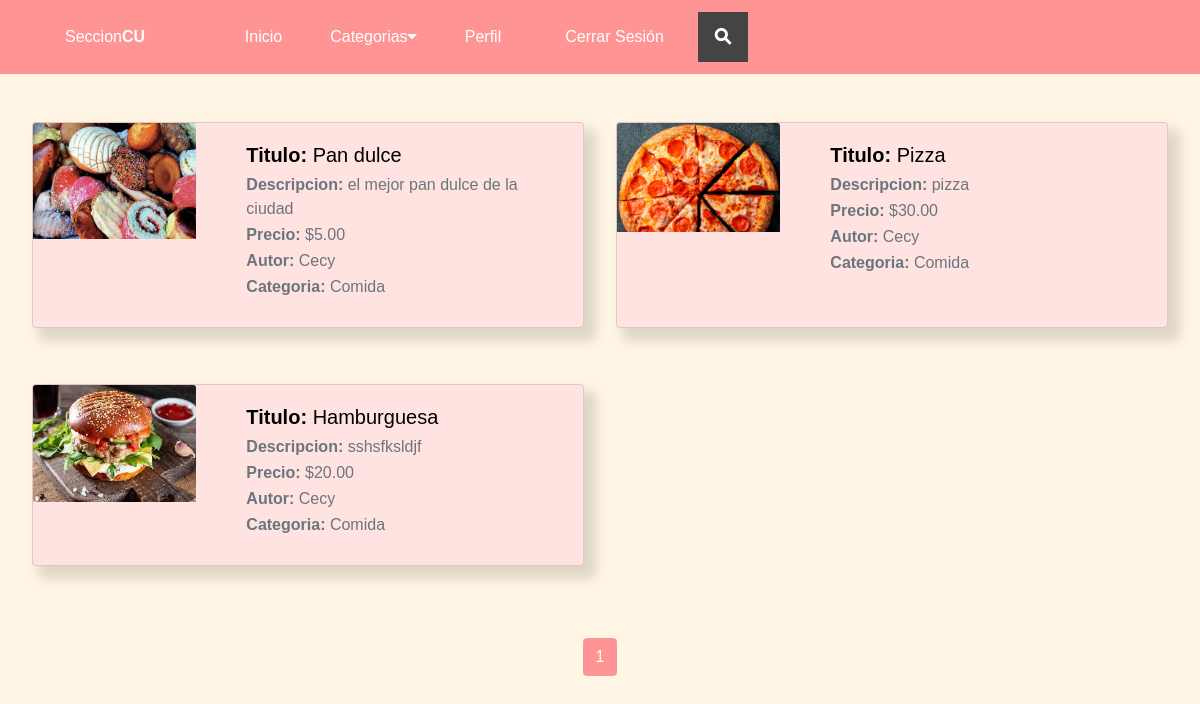
/home/categoria/1/, run on an earlier commit of the app's database.
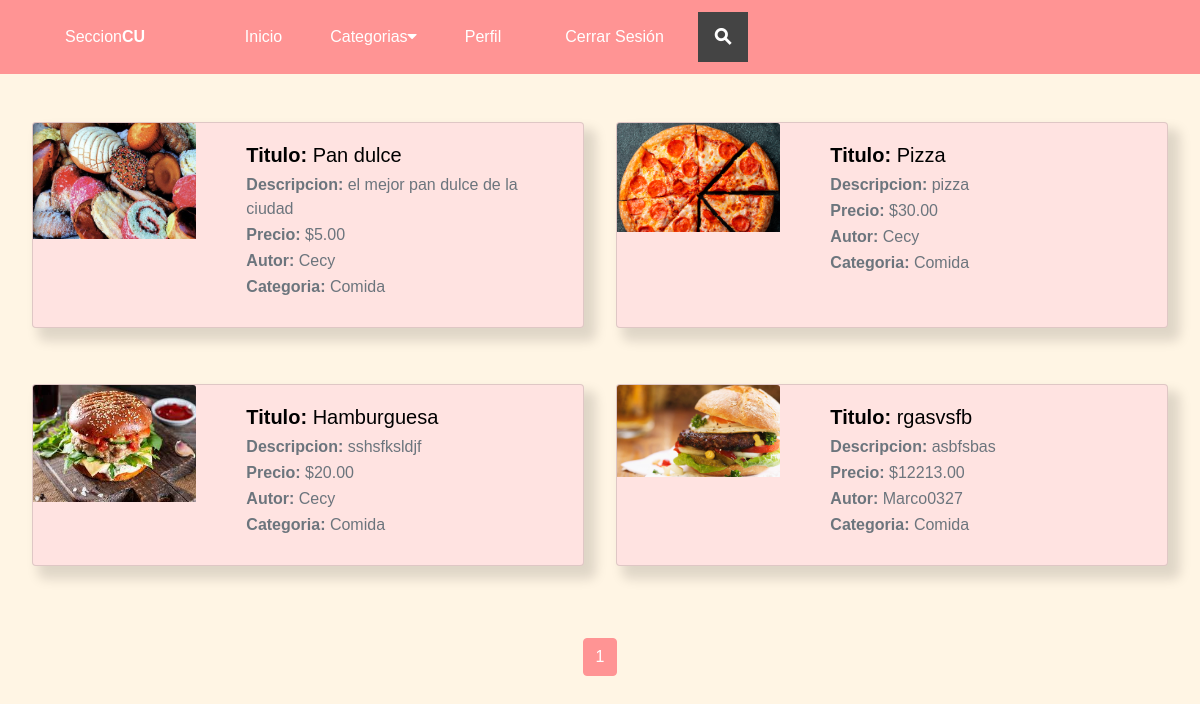
And on a later commit of the database.
### publicaciones/models.py (models this page shows, shortened)
class Publicaciones(models.Model):
    titulo = models.CharField(max_length=50)
    descripcion = models.CharField(max_length=200)
    imagen =  models.ImageField(upload_to='publicaciones', null=True, blank=True)
    estado = models.BooleanField(default=True)
    autor = models.ForeignKey(User, on_delete=models.CASCADE)
    precio = models.DecimalField(max_digits=10, decimal_places=2)
    categoria = models.ForeignKey(Categoria, on_delete=models.CASCADE)
    created = models.DateField(auto_now_add=True)
    updated = models.DateField(auto_now_add=True)
    class Meta:
        verbose_name='publicacion'
        verbose_name_plural = 'publicaciones'

class Categoria(models.Model):
    nombre = models.CharField(max_length=50)
    created = models.DateField(auto_now_add=True)
    updated = models.DateField(auto_now_add=True)
    class Meta:
        verbose_name='categoria'
        verbose_name_plural = 'categorias'
    def __str__(self):
        return self.nombre

### autentificacion/models.py (models this page shows)
class User(AbstractUser):
    email = models.EmailField(
        verbose_name='email address',
        max_length=255,
        unique=True,
    )
    username = models.CharField(max_length=100, unique=False)
    birthdate = models.DateField(null=True, blank=True)
    phone = models.CharField(max_length=10, null=True, blank=True)
    address = models.CharField(max_length=200, null=True, blank=True)
    photo = models.ImageField(upload_to='autentificacion', null=True, blank=True, default='autentificacion/gato.jpg')
    career = models.CharField(max_length=30,null=True, blank=True)
    created = models.DateField(auto_now_add=True)
    USERNAME_FIELD = 'email'
    REQUIRED_FIELDS = ['username']
    def __str__(self):
        return self.username

### publicaciones/views.py (the view)
# urls.py: path("categoria/<int:categoria_id>/", views.categoria, name="categoria"),
def categoria(request, categoria_id):
    categorias = Categoria.objects.all()
    categoria = Categoria.objects.get(id=categoria_id)
    publicaciones_all = Publicaciones.objects.filter(categoria=categoria)
    paginator = Paginator(publicaciones_all, 6)
    page_number = request.GET.get('page')
    publicaciones = paginator.get_page(page_number)
    return render(request, "publicaciones/home.html", {"publicaciones" : publicaciones, "categorias" : categorias})

### publicaciones/templates/publicaciones/home.html (shortened to what this page needs)
{% extends 'publicaciones/nav.html' %}
{% load static %}
{%block content%}
    <div class="publicaciones-2">
        {%for publicacion in publicaciones%}
        <div class="card mb-4 sombreado">
            <div class="row g-0">
              {% if publicacion.imagen %}
                <div class="col-md-4">
                    <img src="{{publicacion.imagen.url}}" class="card-img-top">
                </div>
              {% endif %}
              <div class="col-md-8">
                <div class="card-body">
                    <h5 class="card-title"><span class="span-card">Titulo:</span> {{publicacion.titulo}}</h5>
                    <p class="card-subtitle mb-2 text-muted"><span>Descripcion:</span> {{publicacion.descripcion }}</p>
                    <p class="card-subtitle mb-2 text-muted"><span class="span-card">Precio:</span> ${{publicacion.precio}}</p>
                    <p class="card-subtitle mb-2 text-muted"><span class="span-card">Autor:</span> {{publicacion.autor}}</p>
                    <p class="card-subtitle mb-2 text-muted"><span class="span-card">Categoria:</span> {{publicacion.categoria}}</p>
                </div>
              </div>
            </div>
        </div>
        {%endfor%}
    </div>
{% include "publicaciones/paginacion_publicaciones.html" with page_obj=publicaciones  %}
{%endblock%}

What changed in the data, as far as the page shows it:
added Publicaciones: imagen (picture), titulo "rgasvsfb", descripcion "asbfsbas", precio "12213.00", autor "Marco0327", categoria "Comida"
